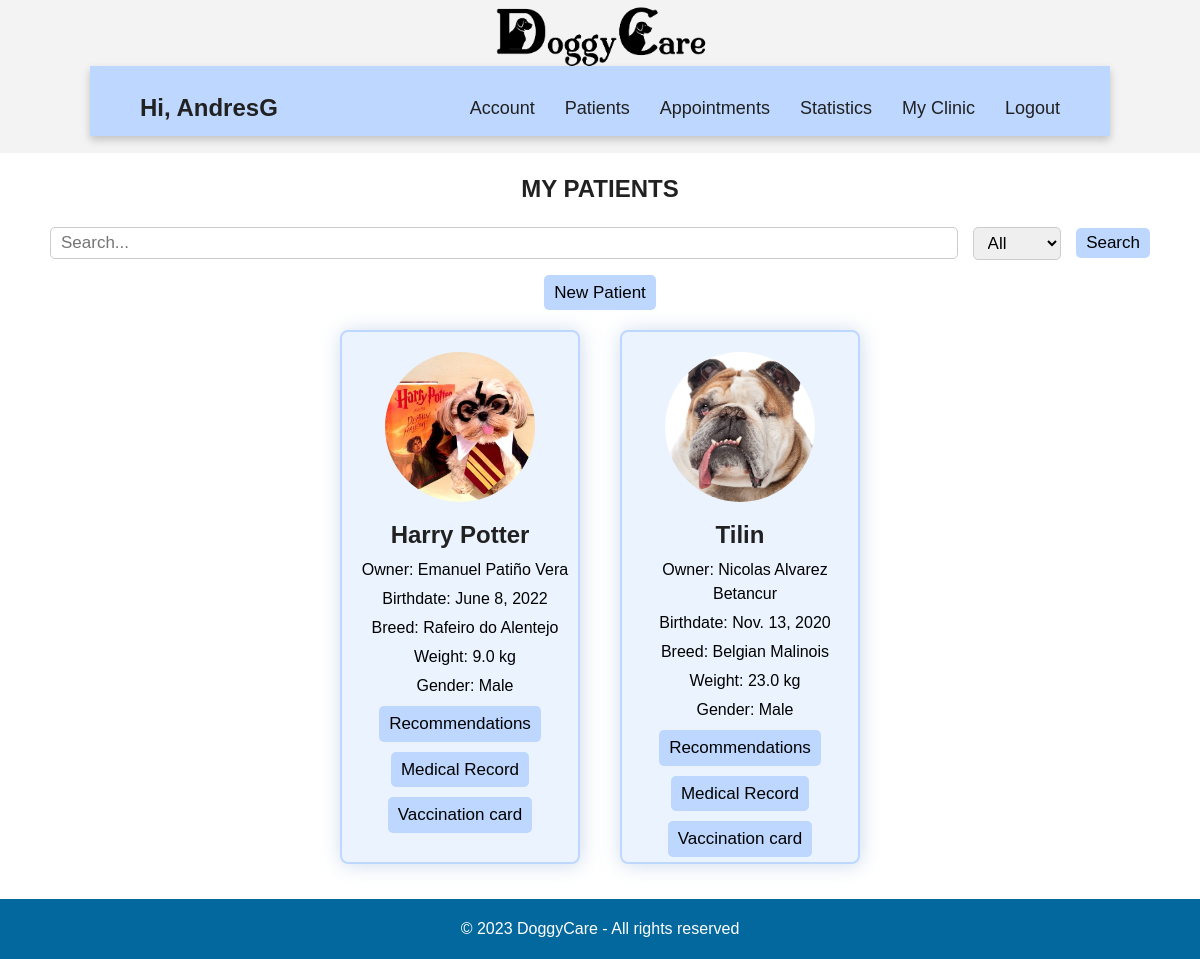
Before: /vet/patients/ (signed in) with the older database file.
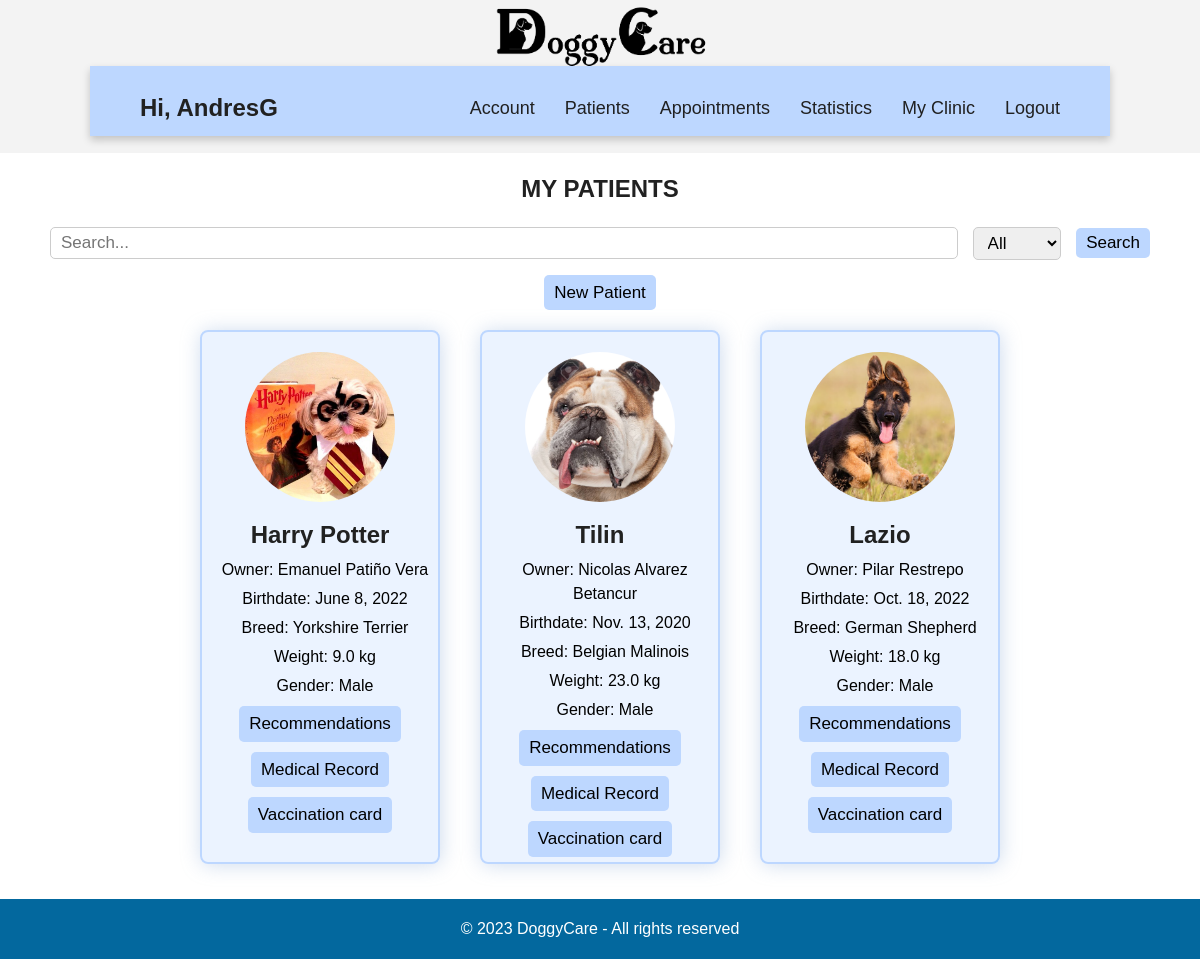
After: the same page with the newer database file.
### accounts/models.py (models this page shows, shortened)
class User(AbstractUser):
    email = models.EmailField(unique=True)
    is_vet = models.BooleanField(default=False)
    is_owner = models.BooleanField(default=False)

class Owner(models.Model):
    user = models.OneToOneField(User, on_delete=models.CASCADE, primary_key=True, related_name='owner')
    identification = models.CharField(max_length=10, validators=[validate_numeric])
    name = models.CharField(max_length=50)
    birthdate = models.DateField(validators=[validate_age])
    telephone = models.CharField(max_length=50, validators=[validate_numeric])
    address = models.CharField(max_length=50)

### vet/models.py (models this page shows, shortened)
class Dog(models.Model):
    GENDER_CHOICES = (
    ('Male', 'Male'),
    ('Female', 'Female'),
    )
    image= models.ImageField(upload_to='images/')
    id= models.AutoField(primary_key= True)
    owner= models.ForeignKey(Owner, on_delete=models.CASCADE)
    name= models.CharField(blank= False, max_length=20)
    breed= models.ForeignKey(breed, on_delete=models.CASCADE)
    birthdate= models.DateField(blank= False, validators=[validate_minor])
    weight= models.FloatField(blank= False)
    gender= models.CharField(blank= False, max_length=10, choices=GENDER_CHOICES)
    vaccination_card = models.ForeignKey(vaccination_card, on_delete=models.CASCADE,null=True,blank = True)
    vet= models.ForeignKey(Vet, on_delete=models.CASCADE)

class breed(models.Model):
    name= models.CharField(blank= False, max_length=40)
    def __str__(self):
        return self.name

### vet/views.py (the view, shortened to what this page needs)
# urls.py: path('patients/', views.patients, name='patients'),
@login_required
@vet_required
def patients(request):
    search_term = request.GET.get('searchTerm')
    filter_by = request.GET.get('filter')
    dogs = Dog.objects.filter(vet=request.user.vet)
    return render(request, 'patients.html', {'dogs': dogs})

### vet/templates/patients.html (shortened to what this page needs)
<!DOCTYPE html>
{% extends 'base.html' %}
{% load static %}
    {% block additional_styles %}
    <link rel="stylesheet" href="{% static 'css/patients.css' %}">
    {% endblock additional_styles %}
        {% block content %}
        <div class= "title">
            <h2>MY PATIENTS</h2>
        </div>
        <form action="" class="search-bar">
            <input type="text" class="form-control" name="searchTerm" placeholder="Search...">
            <div class="search-filter">
                <select class="form-control" name="filter">
                    <option value="all">All</option>
                </select>
            </div>
            <button type="submit" class="btn btn-primary">Search</button>
        </form>
        <div class="new-patient">
            <a href="{% url 'dog_register' %}" class="btn">New Patient</a>
        </div>
        <div class="dog-list">
            {% for dog in dogs %}
            <div class="dog-card">
                <a href="{% url 'dog_profile' dog.id %}">
                    <img src="{{ dog.image.url }}" alt="Image">
                </a>
                <div class="card-content p-3 mx-2">
                    <h2>{{ dog.name }}</h2>
                    <p>Owner: {{ dog.owner.name }} </p>
                    <p>Birthdate: {{ dog.birthdate }} </p>
                    <p>Breed: {{ dog.breed }} </p>
                    <p>Weight: {{ dog.weight }} kg</p>
                    <p>Gender: {{ dog.gender }} </p>
                    <div class="card-button">
                        <a href="{% url 'recomendations' dog_id=dog.id %}" class="btn">Recommendations</a>
                        <a href="{% url 'medical_record' dog_id=dog.id %}" class="btn">Medical Record</a>
                        <a href="{% url 'vaccination_card' dog_id=dog.id  %}" class="btn">Vaccination card</a>
                    </div>
                </div>
            </div>
            {% endfor %}
        </div>
        {% endblock content %}

### vet/templates/base.html (shortened to what this page needs)
<!DOCTYPE html>
{% load static %}
<html lang="en">
    <head>
        <link rel="stylesheet" href="{% static 'css/base.css' %}">
        {% block additional_styles %}
        {% endblock additional_styles %}
    </head>
    <body>
        <header>
            <div class="container-top-bar">
                <div class="top-bar">
                    <a href="{% url 'home' %}">
                        <img src="{% static 'img/logo.png' %}" alt="Logo">
                    </a>
                </div>
        </div>
        <nav class="nav-bar">
            <div class="greeting">
                {% if user.is_authenticated %}
                <h3>Hi, {{ user.username }}</h3>
                {% endif %}
            </div>
            <div class="tabs">
                <ul>
                    <li><a href="">Account</a></li>
                    <li><a href="{% url 'patients' %}">Patients</a></li>
                    <li><a href="{% url 'appointment' %}">Appointments</a></li>
                    <li><a href="">Statistics</a></li>
                    <li><a href="{% url 'show_clinic' %}">My Clinic</a></li>
                    <li><a href="{% url 'logout' %}">Logout</a></li>
                </ul>
            </div>
        </nav>
        </header>
        <main>
            {% block content %}
            {% endblock content%}
        </main>
    </body>
    <footer>
        <div>
            <p>&copy; 2023 DoggyCare - All rights reserved</p>
        </div>
    </footer>
</html>

### static/css/base.css (style rules this page uses)
html { font-family: "Poppins", sans-serif; line-height: 1.15; -webkit-text-size-adjust: 100%; -webkit-tap-highlight-color: rgba(0, 0, 0, 0); }
body { margin: 0; font-size: 1rem; line-height: 1.5; text-align: left; }
.container-top-bar { position: absolute; top: 0; width: 100%; height: 16%; background-color: #F3F3F3; z-index: 0; }
.top-bar { display:flex; margin-top:5px; text-align: center; font-weight: 800; justify-content: center; }
.top-bar img { height: 62px; margin-left: 20px; margin-right: 20px; margin-top: 1px; }
h3 { font-size: 1.5rem; color: #212121; }
h2 { text-align: center; }
.nav-bar { margin-top: 5.5%; height: 70px; width: 85%; position: relative; left: 50%; transform: translateX(-50%); background-color: rgb(189, 215, 255); display:flex; flex-wrap: wrap; align-items: center; justify-content: space-between; box-shadow: 0 4px 8px rgba(0, 0, 0, 0.2); }
.greeting { margin-left: 50px; font-size: 30px; }
.tabs { margin-right: 50px; display: flex; flex-wrap: wrap; align-items: center; justify-content: space-between; }
.tabs ul { display: flex; }
.tabs li { margin-left: 30px; font-size: 16px; list-style-type: none; }
.nav-bar a { font-weight: 300; font-size: 18px; color: #212121; text-decoration: none; transition: color 0.3s }
footer { background-color: #03689e; color: #fff; padding: 2px 0; text-align:center; width: 100%; bottom: 0; }

### static/css/patients.css (style rules this page uses)
main { margin-top: 15px; margin-bottom: 15px; font-family: "Poppins", sans-serif; }
h2 { font-size: 1.5rem; color: #212121; text-align: center; }
.title { text-align: center; align-content: center; font-size: 20px; font-weight: bold; }
.search-bar { display: flex; align-items: center; padding: 0 50px 0; }
.form-control { padding: 5px 10px; margin-right: 15px; font-size: 17px; border: 1px solid #ccc; border-radius: 5px; width: 100%; }
.search-filter { width: 10%; margin-right: 15px; }
.new-patient { margin-top: 15px; display: flex; align-items: center; justify-content: center; }
.btn { padding: 5px 10px; font-size: 17px; text-decoration: none; background-color: #BDD7FF; color: #000000; border: none; border-radius: 5px; cursor: pointer; }
.dog-list { padding: 0 10px; display: flex; flex-wrap: wrap; justify-content: center; }
.dog-card { border-radius: 8px; box-shadow: 1px 1px 20px #86a7d566; overflow: hidden; width: 20%; margin: 20px; float: left; padding: auto; transition: transform 0.3s ease; background-color: rgba(189, 215, 255, 0.3); border: 2px solid rgb(189, 215, 255); }
.dog-card img { padding: 10px; width: 150px; height: 150px; border-radius: 50%; object-fit: cover; display: block; margin: 0 auto; margin-top: 10px; }
.dog-card h2 { text-align: center; margin: 5px; }
.card-content p { margin: 0 0 3px; margin-left: 10px; margin-top: 5px; text-align: center; }
.card-button { padding: 5px; display: flex; flex-direction: column; align-items: center; gap: 10px; }

Changed rows visible on the page:
changed Dog "Harry Potter": breed "Rafeiro do Alentejo" → "Yorkshire Terrier"
added Dog: image (picture), name "Lazio", owner.name "Pilar Restrepo", birthdate "Oct. 18, 2022", breed "German Shepherd", weight "18.0", gender "Male"
